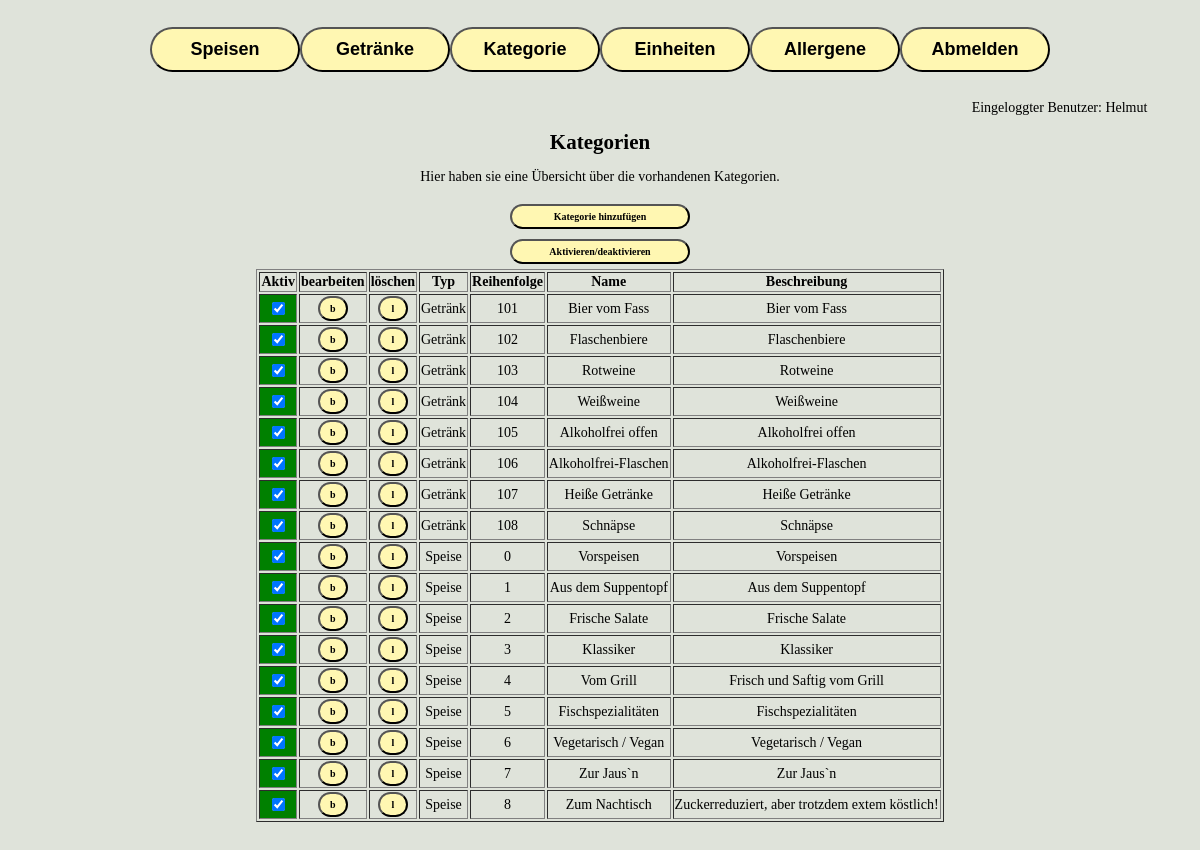
Page /adminbereich/kategorie.php (signed in) on the committed database.
### tables this page shows
CREATE TABLE `kategorie` (
  `kategorie_id` int(11) UNSIGNED NOT NULL,
  `aktiv` tinyint(4) NOT NULL DEFAULT 1,
  `typ` varchar(20) NOT NULL,
  `name` varchar(100) NOT NULL,
  `beschreibung` varchar(255) NOT NULL,
  `reihenfolge` smallint(5) UNSIGNED NOT NULL,
  `farbe` varchar(12) NOT NULL
);

### adminbereich/setup.php (called while the page is built, shortened)
<?php
spl_autoload_register(
    function(string $klasse){
        $basis = __DIR__ ."/classes/";
        $prefix ="WIFI\\SK\\";
        $laenge =strlen($prefix);
        $relativ = substr($klasse,$laenge);
        $datei = $basis.str_replace("\\","/",$relativ).".php";
    }
);

### adminbereich/classes/Mysql.php (called while the page is built, shortened)
<?php
class Mysql {
    private static ?Mysql $instanz = null;
    public static function getInstanz(): Mysql{
        if(!self::$instanz){
            self::$instanz = new self();
        }
        return self::$instanz;
    }
    private \Mysqli $db;
    private function verbinden() {
        $this->db = new \Mysqli(MYSQL_HOST,MYSQL_USER,MYSQL_PASS,MYSQL_DB);
        $this->db->set_charset("utf8");
    }
    public function escape(string $text): string{
        return $this->db->real_escape_string($text);
    }
    public function query(string $sql_statemant): \mysqli_result|bool {
        return $this->db->query($sql_statemant);
    }
}

### adminbereich/classes/Model/ModelAbstract.php (called while the page is built, shortened)
<?php
abstract class ModelAbstract {
    protected string $tabelle;
    protected string $tabellenId;
    protected string $sqlOrder;
    public function alleElemente(): array | false{
        $db_con = Mysql::getInstanz();
        $alleElemente = array();
        $result = $db_con -> query("SELECT * from {$this->tabelle} {$this->sqlOrder}");
        if($result->num_rows == 0){
            return false;
        } else {
            while ($row = $result -> fetch_assoc()){
                $alleElemente[] = new $obj($row["{$this->tabellenId}"]);
            }
            return $alleElemente;
        }
    }
}

### adminbereich/classes/Model/Row/RowAbstract.php (called while the page is built, shortened)
<?php
abstract class RowAbstract {
    protected array $daten = array();
    protected string $tabelle;
    protected string $tabellenId;
    public function __construct (int | array $idOderArray){
        $db = Mysql::getInstanz();
        if(is_int($idOderArray)){
            $sqlIndex =$db -> escape($idOderArray);
            $result = $db -> query ("SELECT * from {$this -> tabelle} where {$this -> tabellenId} = {$sqlIndex}");
            $this -> daten = $result -> fetch_assoc();
        }
    }
    public function getSpalte (string $spaltenname):mixed{
        return $this->daten[$spaltenname];
    }
}

### adminbereich/kategorie.php (the view, shortened to what this page needs)
<?php
include "setup.php";
include "kopf.php";
echo "<h1>Kategorien</h1>";
echo "<p>Hier haben sie eine Übersicht über die vorhandenen Kategorien.</p>";
$kategorien = new Kategorien();
$alleElemente = $kategorien-> alleElemente();
$fehler = new Validieren;
if(empty($_POST["k_loeschen"]) && empty($_POST["k_loeschen_bestaetigung"])){
        echo "<form method='post'>";
            echo '<button autofocus class="sub_buttons" type="submit" name="hinzu" value="1">Kategorie hinzufügen</button>';
            if(!$alleElemente){
                $fehler -> fehlerDazu("Keine Kategorie zum anzeigen vorhanden!");
            } else {
                    echo '<button class="sub_buttons" type="submit" name="aktivieren" value="1">Aktivieren/deaktivieren</button>';
                    echo "<table border='1'>";
                        echo "<thead>";
                            echo "<th> Aktiv </th> ";
                            echo "<th> bearbeiten </th> ";
                            echo "<th> löschen </th> ";
                            echo "<th> Typ </th> ";
                            echo "<th> Reihenfolge </th> ";
                            echo "<th> Name </th> ";
                            echo "<th> Beschreibung </th> ";
                        echo "<thead>";
                        echo "<tbody>";
                            foreach ($alleElemente as $kategorie){
                                if($kategorie->getSpalte("aktiv")=="1"){
                                    $checkb="<input type='checkbox' name='cb{$kategorie->getSpalte("kategorie_id")}' value='{$kategorie->getSpalte("kategorie_id")}' checked>";
                                    $bgcolor="green";
                                } else {
                                    $checkb="<input type='checkbox' name='cb{$kategorie->getSpalte("kategorie_id")}' value='{$kategorie->getSpalte("kategorie_id")}'>";
                                    $bgcolor="red";
                                }
                                echo "<tr>";
                                    echo "<td align='center' style='background-color: {$bgcolor}'>" . $checkb. "</td>";
                                    echo "<td align='center'>" .
                                        '<button class="mini_buttons" type="submit" name="k_bearbeiten" value="'.$kategorie->getSpalte("kategorie_id").'">b</button>'
                                        . "</td>";
                                    echo "<td align='center'>" .
                                        '<button class="mini_buttons" type="submit" name="k_loeschen" value="'.$kategorie->getSpalte("kategorie_id").'">l</button>'
                                        . "</td>";
                                    echo "<td align='center'>" . $kategorie->getSpalte("typ"). "</td>";
                                    echo "<td align='center'>" . $kategorie->getSpalte("reihenfolge"). "</td>";
                                    echo "<td align='center'>" . $kategorie->getSpalte("name"). "</td>";
                                    echo "<td align='center'>" . $kategorie->getSpalte("beschreibung"). "</td>";
                                echo "</tr> ";
                            }
                        echo "</tbody>";
                    echo "</table border='1'>";
            }
        echo "</form>";
}
include "fuss.php";

### css/admin.css (style rules this page uses)
:root { --hauptfarbe: rgb(223,227,218); --vorspeise: rgb(255,245,154); --nachtisch: rgb(255,247,178); }
body { background-color: var(--hauptfarbe); font-size: 14px; text-align: center; }
h1 { margin: 0px; }
table { text-align: center; }
input { border-radius: 5px; margin: 5px; background-color: var(--nachtisch); }
form { display: flex; flex-flow: column; align-items: center; text-align: center; margin: 10px; }
button { padding: 10px 0px; width: 150px; border-radius: 30px; background-color: var(--nachtisch); font-size: 18px; font-weight: bold; }
.sub_buttons { margin: 5px; padding: 5px 0px; width: 180px; border-radius: 30px; font-family: Cambria, Cochin, Georgia, Times, 'Times New Roman', serif; font-size: 10px; font-weight: bold; }
.mini_buttons { padding: 5px 0px; width: 30px; border-radius: 30px; font-family: Cambria, Cochin, Georgia, Times, 'Times New Roman', serif; font-size: 10px; font-weight: bold; }

### rows in the picture
kategorie: $kategorie->getSpalte("kategorie_id") 12 (drawn), typ "Getränk", reihenfolge "101", name "Bier vom Fass", beschreibung "Bier vom Fass"
kategorie: $kategorie->getSpalte("kategorie_id") 13 (drawn), typ "Getränk", reihenfolge "102", name "Flaschenbiere", beschreibung "Flaschenbiere"
kategorie: $kategorie->getSpalte("kategorie_id") 11 (drawn), typ "Getränk", reihenfolge "103", name "Rotweine", beschreibung "Rotweine"
kategorie: $kategorie->getSpalte("kategorie_id") 10 (drawn), typ "Getränk", reihenfolge "104", name "Weißweine", beschreibung "Weißweine"
kategorie: $kategorie->getSpalte("kategorie_id") 15 (drawn), typ "Getränk", reihenfolge "105", name "Alkoholfrei offen", beschreibung "Alkoholfrei offen"
kategorie: $kategorie->getSpalte("kategorie_id") 14 (drawn), typ "Getränk", reihenfolge "106", name "Alkoholfrei-Flaschen", beschreibung "Alkoholfrei-Flaschen"
kategorie: $kategorie->getSpalte("kategorie_id") 17 (drawn), typ "Getränk", reihenfolge "107", name "Heiße Getränke", beschreibung "Heiße Getränke"
kategorie: $kategorie->getSpalte("kategorie_id") 16 (drawn), typ "Getränk", reihenfolge "108", name "Schnäpse", beschreibung "Schnäpse"
kategorie: $kategorie->getSpalte("kategorie_id") 1 (drawn), typ "Speise", reihenfolge "0", name "Vorspeisen", beschreibung "Vorspeisen"
kategorie: $kategorie->getSpalte("kategorie_id") 2 (drawn), typ "Speise", reihenfolge "1", name "Aus dem Suppentopf", beschreibung "Aus dem Suppentopf"
kategorie: $kategorie->getSpalte("kategorie_id") 3 (drawn), typ "Speise", reihenfolge "2", name "Frische Salate", beschreibung "Frische Salate"
kategorie: $kategorie->getSpalte("kategorie_id") 6 (drawn), typ "Speise", reihenfolge "3", name "Klassiker", beschreibung "Klassiker"
kategorie: typ "Speise", reihenfolge "4", name "Vom Grill", beschreibung "Frisch und Saftig vom Grill"
kategorie: typ "Speise", reihenfolge "5", name "Fischspezialitäten", beschreibung "Fischspezialitäten"
kategorie: $kategorie->getSpalte("kategorie_id") 7 (drawn), typ "Speise", reihenfolge "6", name "Vegetarisch / Vegan", beschreibung "Vegetarisch / Vegan"
kategorie: $kategorie->getSpalte("kategorie_id") 8 (drawn), typ "Speise", reihenfolge "7", name "Zur Jaus`n", beschreibung "Zur Jaus`n"
kategorie: $kategorie->getSpalte("kategorie_id") 9 (drawn), typ "Speise", reihenfolge "8", name "Zum Nachtisch", beschreibung "Zuckerreduziert, aber trotzdem extem köstlich!"

### other values in the picture
$_SESSION["login"] "Helmut"
